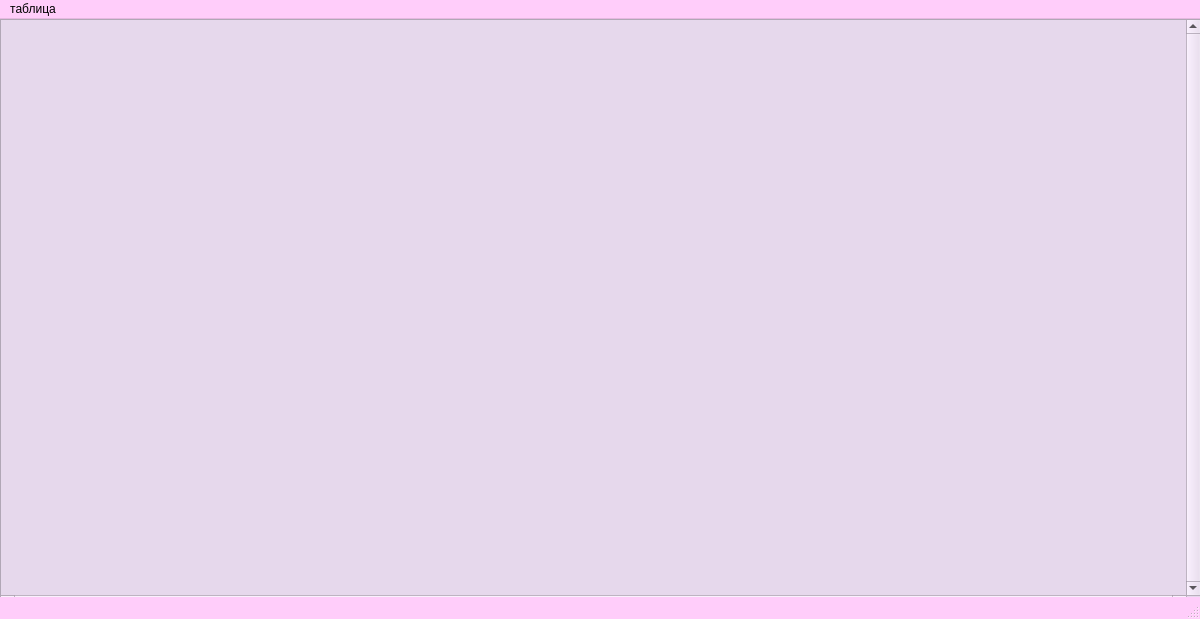
<?xml version="1.0" encoding="UTF-8"?>
<ui version="4.0">
 <class>MainWindow</class>
 <widget class="QMainWindow" name="MainWindow">
  <property name="geometry">
   <rect>
    <x>0</x>
    <y>0</y>
    <width>1200</width>
    <height>619</height>
   </rect>
  </property>
  <property name="minimumSize">
   <size>
    <width>0</width>
    <height>0</height>
   </size>
  </property>
  <property name="maximumSize">
   <size>
    <width>16777215</width>
    <height>16777215</height>
   </size>
  </property>
  <property name="palette">
   <palette>
    <active>
     <colorrole role="WindowText">
      <brush brushstyle="SolidPattern">
       <color alpha="255">
        <red>0</red>
        <green>0</green>
        <blue>0</blue>
       </color>
      </brush>
     </colorrole>
     <colorrole role="Button">
      <brush brushstyle="SolidPattern">
       <color alpha="255">
        <red>255</red>
        <green>205</green>
        <blue>250</blue>
       </color>
      </brush>
     </colorrole>
     <colorrole role="Light">
      <brush brushstyle="SolidPattern">
       <color alpha="255">
        <red>255</red>
        <green>255</green>
        <blue>255</blue>
       </color>
      </brush>
     </colorrole>
     <colorrole role="Midlight">
      <brush brushstyle="SolidPattern">
       <color alpha="255">
        <red>255</red>
        <green>230</green>
        <blue>252</blue>
       </color>
      </brush>
     </colorrole>
     <colorrole role="Dark">
      <brush brushstyle="SolidPattern">
       <color alpha="255">
        <red>127</red>
        <green>102</green>
        <blue>125</blue>
       </color>
      </brush>
     </colorrole>
     <colorrole role="Mid">
      <brush brushstyle="SolidPattern">
       <color alpha="255">
        <red>170</red>
        <green>137</green>
        <blue>167</blue>
       </color>
      </brush>
     </colorrole>
     <colorrole role="Text">
      <brush brushstyle="SolidPattern">
       <color alpha="255">
        <red>0</red>
        <green>0</green>
        <blue>0</blue>
       </color>
      </brush>
     </colorrole>
     <colorrole role="BrightText">
      <brush brushstyle="SolidPattern">
       <color alpha="255">
        <red>255</red>
        <green>255</green>
        <blue>255</blue>
       </color>
      </brush>
     </colorrole>
     <colorrole role="ButtonText">
      <brush brushstyle="SolidPattern">
       <color alpha="255">
        <red>0</red>
        <green>0</green>
        <blue>0</blue>
       </color>
      </brush>
     </colorrole>
     <colorrole role="Base">
      <brush brushstyle="SolidPattern">
       <color alpha="255">
        <red>255</red>
        <green>255</green>
        <blue>255</blue>
       </color>
      </brush>
     </colorrole>
     <colorrole role="Window">
      <brush brushstyle="SolidPattern">
       <color alpha="255">
        <red>255</red>
        <green>205</green>
        <blue>250</blue>
       </color>
      </brush>
     </colorrole>
     <colorrole role="Shadow">
      <brush brushstyle="SolidPattern">
       <color alpha="255">
        <red>0</red>
        <green>0</green>
        <blue>0</blue>
       </color>
      </brush>
     </colorrole>
     <colorrole role="AlternateBase">
      <brush brushstyle="SolidPattern">
       <color alpha="255">
        <red>255</red>
        <green>230</green>
        <blue>252</blue>
       </color>
      </brush>
     </colorrole>
     <colorrole role="ToolTipBase">
      <brush brushstyle="SolidPattern">
       <color alpha="255">
        <red>255</red>
        <green>255</green>
        <blue>220</blue>
       </color>
      </brush>
     </colorrole>
     <colorrole role="ToolTipText">
      <brush brushstyle="SolidPattern">
       <color alpha="255">
        <red>0</red>
        <green>0</green>
        <blue>0</blue>
       </color>
      </brush>
     </colorrole>
     <colorrole role="PlaceholderText">
      <brush brushstyle="SolidPattern">
       <color alpha="127">
        <red>0</red>
        <green>0</green>
        <blue>0</blue>
       </color>
      </brush>
     </colorrole>
     <colorrole role="Accent">
      <brush brushstyle="SolidPattern">
       <color alpha="255">
        <red>255</red>
        <green>255</green>
        <blue>255</blue>
       </color>
      </brush>
     </colorrole>
    </active>
    <inactive>
     <colorrole role="WindowText">
      <brush brushstyle="SolidPattern">
       <color alpha="255">
        <red>0</red>
        <green>0</green>
        <blue>0</blue>
       </color>
      </brush>
     </colorrole>
     <colorrole role="Button">
      <brush brushstyle="SolidPattern">
       <color alpha="255">
        <red>255</red>
        <green>205</green>
        <blue>250</blue>
       </color>
      </brush>
     </colorrole>
     <colorrole role="Light">
      <brush brushstyle="SolidPattern">
       <color alpha="255">
        <red>255</red>
        <green>255</green>
        <blue>255</blue>
       </color>
      </brush>
     </colorrole>
     <colorrole role="Midlight">
      <brush brushstyle="SolidPattern">
       <color alpha="255">
        <red>255</red>
        <green>230</green>
        <blue>252</blue>
       </color>
      </brush>
     </colorrole>
     <colorrole role="Dark">
      <brush brushstyle="SolidPattern">
       <color alpha="255">
        <red>127</red>
        <green>102</green>
        <blue>125</blue>
       </color>
      </brush>
     </colorrole>
     <colorrole role="Mid">
      <brush brushstyle="SolidPattern">
       <color alpha="255">
        <red>170</red>
        <green>137</green>
        <blue>167</blue>
       </color>
      </brush>
     </colorrole>
     <colorrole role="Text">
      <brush brushstyle="SolidPattern">
       <color alpha="255">
        <red>0</red>
        <green>0</green>
        <blue>0</blue>
       </color>
      </brush>
     </colorrole>
     <colorrole role="BrightText">
      <brush brushstyle="SolidPattern">
       <color alpha="255">
        <red>255</red>
        <green>255</green>
        <blue>255</blue>
       </color>
      </brush>
     </colorrole>
     <colorrole role="ButtonText">
      <brush brushstyle="SolidPattern">
       <color alpha="255">
        <red>0</red>
        <green>0</green>
        <blue>0</blue>
       </color>
      </brush>
     </colorrole>
     <colorrole role="Base">
      <brush brushstyle="SolidPattern">
       <color alpha="255">
        <red>255</red>
        <green>255</green>
        <blue>255</blue>
       </color>
      </brush>
     </colorrole>
     <colorrole role="Window">
      <brush brushstyle="SolidPattern">
       <color alpha="255">
        <red>255</red>
        <green>205</green>
        <blue>250</blue>
       </color>
      </brush>
     </colorrole>
     <colorrole role="Shadow">
      <brush brushstyle="SolidPattern">
       <color alpha="255">
        <red>0</red>
        <green>0</green>
        <blue>0</blue>
       </color>
      </brush>
     </colorrole>
     <colorrole role="AlternateBase">
      <brush brushstyle="SolidPattern">
       <color alpha="255">
        <red>255</red>
        <green>230</green>
        <blue>252</blue>
       </color>
      </brush>
     </colorrole>
     <colorrole role="ToolTipBase">
      <brush brushstyle="SolidPattern">
       <color alpha="255">
        <red>255</red>
        <green>255</green>
        <blue>220</blue>
       </color>
      </brush>
     </colorrole>
     <colorrole role="ToolTipText">
      <brush brushstyle="SolidPattern">
       <color alpha="255">
        <red>0</red>
        <green>0</green>
        <blue>0</blue>
       </color>
      </brush>
     </colorrole>
     <colorrole role="PlaceholderText">
      <brush brushstyle="SolidPattern">
       <color alpha="127">
        <red>0</red>
        <green>0</green>
        <blue>0</blue>
       </color>
      </brush>
     </colorrole>
     <colorrole role="Accent">
      <brush brushstyle="SolidPattern">
       <color alpha="255">
        <red>255</red>
        <green>255</green>
        <blue>255</blue>
       </color>
      </brush>
     </colorrole>
    </inactive>
    <disabled>
     <colorrole role="WindowText">
      <brush brushstyle="SolidPattern">
       <color alpha="255">
        <red>127</red>
        <green>102</green>
        <blue>125</blue>
       </color>
      </brush>
     </colorrole>
     <colorrole role="Button">
      <brush brushstyle="SolidPattern">
       <color alpha="255">
        <red>255</red>
        <green>205</green>
        <blue>250</blue>
       </color>
      </brush>
     </colorrole>
     <colorrole role="Light">
      <brush brushstyle="SolidPattern">
       <color alpha="255">
        <red>255</red>
        <green>255</green>
        <blue>255</blue>
       </color>
      </brush>
     </colorrole>
     <colorrole role="Midlight">
      <brush brushstyle="SolidPattern">
       <color alpha="255">
        <red>255</red>
        <green>230</green>
        <blue>252</blue>
       </color>
      </brush>
     </colorrole>
     <colorrole role="Dark">
      <brush brushstyle="SolidPattern">
       <color alpha="255">
        <red>127</red>
        <green>102</green>
        <blue>125</blue>
       </color>
      </brush>
     </colorrole>
     <colorrole role="Mid">
      <brush brushstyle="SolidPattern">
       <color alpha="255">
        <red>170</red>
        <green>137</green>
        <blue>167</blue>
       </color>
      </brush>
     </colorrole>
     <colorrole role="Text">
      <brush brushstyle="SolidPattern">
       <color alpha="255">
        <red>127</red>
        <green>102</green>
        <blue>125</blue>
       </color>
      </brush>
     </colorrole>
     <colorrole role="BrightText">
      <brush brushstyle="SolidPattern">
       <color alpha="255">
        <red>255</red>
        <green>255</green>
        <blue>255</blue>
       </color>
      </brush>
     </colorrole>
     <colorrole role="ButtonText">
      <brush brushstyle="SolidPattern">
       <color alpha="255">
        <red>127</red>
        <green>102</green>
        <blue>125</blue>
       </color>
      </brush>
     </colorrole>
     <colorrole role="Base">
      <brush brushstyle="SolidPattern">
       <color alpha="255">
        <red>255</red>
        <green>205</green>
        <blue>250</blue>
       </color>
      </brush>
     </colorrole>
     <colorrole role="Window">
      <brush brushstyle="SolidPattern">
       <color alpha="255">
        <red>255</red>
        <green>205</green>
        <blue>250</blue>
       </color>
      </brush>
     </colorrole>
     <colorrole role="Shadow">
      <brush brushstyle="SolidPattern">
       <color alpha="255">
        <red>0</red>
        <green>0</green>
        <blue>0</blue>
       </color>
      </brush>
     </colorrole>
     <colorrole role="AlternateBase">
      <brush brushstyle="SolidPattern">
       <color alpha="255">
        <red>255</red>
        <green>205</green>
        <blue>250</blue>
       </color>
      </brush>
     </colorrole>
     <colorrole role="ToolTipBase">
      <brush brushstyle="SolidPattern">
       <color alpha="255">
        <red>255</red>
        <green>255</green>
        <blue>220</blue>
       </color>
      </brush>
     </colorrole>
     <colorrole role="ToolTipText">
      <brush brushstyle="SolidPattern">
       <color alpha="255">
        <red>0</red>
        <green>0</green>
        <blue>0</blue>
       </color>
      </brush>
     </colorrole>
     <colorrole role="PlaceholderText">
      <brush brushstyle="SolidPattern">
       <color alpha="127">
        <red>127</red>
        <green>102</green>
        <blue>125</blue>
       </color>
      </brush>
     </colorrole>
     <colorrole role="Accent">
      <brush brushstyle="SolidPattern">
       <color alpha="255">
        <red>255</red>
        <green>255</green>
        <blue>255</blue>
       </color>
      </brush>
     </colorrole>
    </disabled>
   </palette>
  </property>
  <property name="windowTitle">
   <string>MainWindow</string>
  </property>
  <widget class="QWidget" name="centralwidget">
   <property name="minimumSize">
    <size>
     <width>808</width>
     <height>0</height>
    </size>
   </property>
   <widget class="QScrollArea" name="scrollArea">
    <property name="geometry">
     <rect>
      <x>0</x>
      <y>0</y>
      <width>1201</width>
      <height>591</height>
     </rect>
    </property>
    <property name="minimumSize">
     <size>
      <width>0</width>
      <height>0</height>
     </size>
    </property>
    <property name="palette">
     <palette>
      <active>
       <colorrole role="WindowText">
        <brush brushstyle="SolidPattern">
         <color alpha="255">
          <red>0</red>
          <green>0</green>
          <blue>0</blue>
         </color>
        </brush>
       </colorrole>
       <colorrole role="Button">
        <brush brushstyle="SolidPattern">
         <color alpha="255">
          <red>230</red>
          <green>216</green>
          <blue>236</blue>
         </color>
        </brush>
       </colorrole>
       <colorrole role="Light">
        <brush brushstyle="SolidPattern">
         <color alpha="255">
          <red>255</red>
          <green>255</green>
          <blue>255</blue>
         </color>
        </brush>
       </colorrole>
       <colorrole role="Midlight">
        <brush brushstyle="SolidPattern">
         <color alpha="255">
          <red>242</red>
          <green>235</green>
          <blue>245</blue>
         </color>
        </brush>
       </colorrole>
       <colorrole role="Dark">
        <brush brushstyle="SolidPattern">
         <color alpha="255">
          <red>115</red>
          <green>108</green>
          <blue>118</blue>
         </color>
        </brush>
       </colorrole>
       <colorrole role="Mid">
        <brush brushstyle="SolidPattern">
         <color alpha="255">
          <red>153</red>
          <green>144</green>
          <blue>157</blue>
         </color>
        </brush>
       </colorrole>
       <colorrole role="Text">
        <brush brushstyle="SolidPattern">
         <color alpha="255">
          <red>0</red>
          <green>0</green>
          <blue>0</blue>
         </color>
        </brush>
       </colorrole>
       <colorrole role="BrightText">
        <brush brushstyle="SolidPattern">
         <color alpha="255">
          <red>255</red>
          <green>255</green>
          <blue>255</blue>
         </color>
        </brush>
       </colorrole>
       <colorrole role="ButtonText">
        <brush brushstyle="SolidPattern">
         <color alpha="255">
          <red>0</red>
          <green>0</green>
          <blue>0</blue>
         </color>
        </brush>
       </colorrole>
       <colorrole role="Base">
        <brush brushstyle="SolidPattern">
         <color alpha="255">
          <red>255</red>
          <green>255</green>
          <blue>255</blue>
         </color>
        </brush>
       </colorrole>
       <colorrole role="Window">
        <brush brushstyle="SolidPattern">
         <color alpha="255">
          <red>230</red>
          <green>216</green>
          <blue>236</blue>
         </color>
        </brush>
       </colorrole>
       <colorrole role="Shadow">
        <brush brushstyle="SolidPattern">
         <color alpha="255">
          <red>0</red>
          <green>0</green>
          <blue>0</blue>
         </color>
        </brush>
       </colorrole>
       <colorrole role="AlternateBase">
        <brush brushstyle="SolidPattern">
         <color alpha="255">
          <red>242</red>
          <green>235</green>
          <blue>245</blue>
         </color>
        </brush>
       </colorrole>
       <colorrole role="ToolTipBase">
        <brush brushstyle="SolidPattern">
         <color alpha="255">
          <red>255</red>
          <green>255</green>
          <blue>220</blue>
         </color>
        </brush>
       </colorrole>
       <colorrole role="ToolTipText">
        <brush brushstyle="SolidPattern">
         <color alpha="255">
          <red>0</red>
          <green>0</green>
          <blue>0</blue>
         </color>
        </brush>
       </colorrole>
       <colorrole role="PlaceholderText">
        <brush brushstyle="SolidPattern">
         <color alpha="127">
          <red>0</red>
          <green>0</green>
          <blue>0</blue>
         </color>
        </brush>
       </colorrole>
       <colorrole role="Accent">
        <brush brushstyle="SolidPattern">
         <color alpha="255">
          <red>255</red>
          <green>255</green>
          <blue>255</blue>
         </color>
        </brush>
       </colorrole>
      </active>
      <inactive>
       <colorrole role="WindowText">
        <brush brushstyle="SolidPattern">
         <color alpha="255">
          <red>0</red>
          <green>0</green>
          <blue>0</blue>
         </color>
        </brush>
       </colorrole>
       <colorrole role="Button">
        <brush brushstyle="SolidPattern">
         <color alpha="255">
          <red>230</red>
          <green>216</green>
          <blue>236</blue>
         </color>
        </brush>
       </colorrole>
       <colorrole role="Light">
        <brush brushstyle="SolidPattern">
         <color alpha="255">
          <red>255</red>
          <green>255</green>
          <blue>255</blue>
         </color>
        </brush>
       </colorrole>
       <colorrole role="Midlight">
        <brush brushstyle="SolidPattern">
         <color alpha="255">
          <red>242</red>
          <green>235</green>
          <blue>245</blue>
         </color>
        </brush>
       </colorrole>
       <colorrole role="Dark">
        <brush brushstyle="SolidPattern">
         <color alpha="255">
          <red>115</red>
          <green>108</green>
          <blue>118</blue>
         </color>
        </brush>
       </colorrole>
       <colorrole role="Mid">
        <brush brushstyle="SolidPattern">
         <color alpha="255">
          <red>153</red>
          <green>144</green>
          <blue>157</blue>
         </color>
        </brush>
       </colorrole>
       <colorrole role="Text">
        <brush brushstyle="SolidPattern">
         <color alpha="255">
          <red>0</red>
          <green>0</green>
          <blue>0</blue>
         </color>
        </brush>
       </colorrole>
       <colorrole role="BrightText">
        <brush brushstyle="SolidPattern">
         <color alpha="255">
          <red>255</red>
          <green>255</green>
          <blue>255</blue>
         </color>
        </brush>
       </colorrole>
       <colorrole role="ButtonText">
        <brush brushstyle="SolidPattern">
         <color alpha="255">
          <red>0</red>
          <green>0</green>
          <blue>0</blue>
         </color>
        </brush>
       </colorrole>
       <colorrole role="Base">
        <brush brushstyle="SolidPattern">
         <color alpha="255">
          <red>255</red>
          <green>255</green>
          <blue>255</blue>
         </color>
        </brush>
       </colorrole>
       <colorrole role="Window">
        <brush brushstyle="SolidPattern">
         <color alpha="255">
          <red>230</red>
          <green>216</green>
          <blue>236</blue>
         </color>
        </brush>
       </colorrole>
       <colorrole role="Shadow">
        <brush brushstyle="SolidPattern">
         <color alpha="255">
          <red>0</red>
          <green>0</green>
          <blue>0</blue>
         </color>
        </brush>
       </colorrole>
       <colorrole role="AlternateBase">
        <brush brushstyle="SolidPattern">
         <color alpha="255">
          <red>242</red>
          <green>235</green>
          <blue>245</blue>
         </color>
        </brush>
       </colorrole>
       <colorrole role="ToolTipBase">
        <brush brushstyle="SolidPattern">
         <color alpha="255">
          <red>255</red>
          <green>255</green>
          <blue>220</blue>
         </color>
        </brush>
       </colorrole>
       <colorrole role="ToolTipText">
        <brush brushstyle="SolidPattern">
         <color alpha="255">
          <red>0</red>
          <green>0</green>
          <blue>0</blue>
         </color>
        </brush>
       </colorrole>
       <colorrole role="PlaceholderText">
        <brush brushstyle="SolidPattern">
         <color alpha="127">
          <red>0</red>
          <green>0</green>
          <blue>0</blue>
         </color>
        </brush>
       </colorrole>
       <colorrole role="Accent">
        <brush brushstyle="SolidPattern">
         <color alpha="255">
          <red>255</red>
          <green>255</green>
          <blue>255</blue>
         </color>
        </brush>
       </colorrole>
      </inactive>
      <disabled>
       <colorrole role="WindowText">
        <brush brushstyle="SolidPattern">
         <color alpha="255">
          <red>115</red>
          <green>108</green>
          <blue>118</blue>
         </color>
        </brush>
       </colorrole>
       <colorrole role="Button">
        <brush brushstyle="SolidPattern">
         <color alpha="255">
          <red>230</red>
          <green>216</green>
          <blue>236</blue>
         </color>
        </brush>
       </colorrole>
       <colorrole role="Light">
        <brush brushstyle="SolidPattern">
         <color alpha="255">
          <red>255</red>
          <green>255</green>
          <blue>255</blue>
         </color>
        </brush>
       </colorrole>
       <colorrole role="Midlight">
        <brush brushstyle="SolidPattern">
         <color alpha="255">
          <red>242</red>
          <green>235</green>
          <blue>245</blue>
         </color>
        </brush>
       </colorrole>
       <colorrole role="Dark">
        <brush brushstyle="SolidPattern">
         <color alpha="255">
          <red>115</red>
          <green>108</green>
          <blue>118</blue>
         </color>
        </brush>
       </colorrole>
       <colorrole role="Mid">
        <brush brushstyle="SolidPattern">
         <color alpha="255">
          <red>153</red>
          <green>144</green>
          <blue>157</blue>
         </color>
        </brush>
       </colorrole>
       <colorrole role="Text">
        <brush brushstyle="SolidPattern">
         <color alpha="255">
          <red>115</red>
          <green>108</green>
          <blue>118</blue>
         </color>
        </brush>
       </colorrole>
       <colorrole role="BrightText">
        <brush brushstyle="SolidPattern">
         <color alpha="255">
          <red>255</red>
          <green>255</green>
          <blue>255</blue>
         </color>
        </brush>
       </colorrole>
       <colorrole role="ButtonText">
        <brush brushstyle="SolidPattern">
         <color alpha="255">
          <red>115</red>
          <green>108</green>
          <blue>118</blue>
         </color>
        </brush>
       </colorrole>
       <colorrole role="Base">
        <brush brushstyle="SolidPattern">
         <color alpha="255">
          <red>230</red>
          <green>216</green>
          <blue>236</blue>
         </color>
        </brush>
       </colorrole>
       <colorrole role="Window">
        <brush brushstyle="SolidPattern">
         <color alpha="255">
          <red>230</red>
          <green>216</green>
          <blue>236</blue>
         </color>
        </brush>
       </colorrole>
       <colorrole role="Shadow">
        <brush brushstyle="SolidPattern">
         <color alpha="255">
          <red>0</red>
          <green>0</green>
          <blue>0</blue>
         </color>
        </brush>
       </colorrole>
       <colorrole role="AlternateBase">
        <brush brushstyle="SolidPattern">
         <color alpha="255">
          <red>230</red>
          <green>216</green>
          <blue>236</blue>
         </color>
        </brush>
       </colorrole>
       <colorrole role="ToolTipBase">
        <brush brushstyle="SolidPattern">
         <color alpha="255">
          <red>255</red>
          <green>255</green>
          <blue>220</blue>
         </color>
        </brush>
       </colorrole>
       <colorrole role="ToolTipText">
        <brush brushstyle="SolidPattern">
         <color alpha="255">
          <red>0</red>
          <green>0</green>
          <blue>0</blue>
         </color>
        </brush>
       </colorrole>
       <colorrole role="PlaceholderText">
        <brush brushstyle="SolidPattern">
         <color alpha="127">
          <red>115</red>
          <green>108</green>
          <blue>118</blue>
         </color>
        </brush>
       </colorrole>
       <colorrole role="Accent">
        <brush brushstyle="SolidPattern">
         <color alpha="255">
          <red>255</red>
          <green>255</green>
          <blue>255</blue>
         </color>
        </brush>
       </colorrole>
      </disabled>
     </palette>
    </property>
    <property name="focusPolicy">
     <enum>Qt::FocusPolicy::StrongFocus</enum>
    </property>
    <property name="autoFillBackground">
     <bool>true</bool>
    </property>
    <property name="frameShape">
     <enum>QFrame::Shape::StyledPanel</enum>
    </property>
    <property name="verticalScrollBarPolicy">
     <enum>Qt::ScrollBarPolicy::ScrollBarAlwaysOn</enum>
    </property>
    <property name="horizontalScrollBarPolicy">
     <enum>Qt::ScrollBarPolicy::ScrollBarAlwaysOn</enum>
    </property>
    <property name="sizeAdjustPolicy">
     <enum>QAbstractScrollArea::SizeAdjustPolicy::AdjustToContents</enum>
    </property>
    <property name="widgetResizable">
     <bool>true</bool>
    </property>
    <widget class="MyWidget" name="MyNewWidget">
     <property name="geometry">
      <rect>
       <x>0</x>
       <y>0</y>
       <width>1182</width>
       <height>572</height>
      </rect>
     </property>
     <property name="minimumSize">
      <size>
       <width>0</width>
       <height>0</height>
      </size>
     </property>
     <property name="styleSheet">
      <string notr="true"/>
     </property>
    </widget>
   </widget>
  </widget>
  <widget class="QMenuBar" name="menubar">
   <property name="geometry">
    <rect>
     <x>0</x>
     <y>0</y>
     <width>1200</width>
     <height>26</height>
    </rect>
   </property>
   <widget class="QMenu" name="menu">
    <property name="title">
     <string>таблица</string>
    </property>
    <addaction name="separator"/>
    <addaction name="load_from_file"/>
    <addaction name="save_to_file"/>
    <addaction name="clean_data"/>
   </widget>
   <addaction name="menu"/>
  </widget>
  <widget class="QStatusBar" name="statusbar"/>
  <action name="load_from_file">
   <property name="checkable">
    <bool>false</bool>
   </property>
   <property name="text">
    <string>загрузить данные из файла</string>
   </property>
  </action>
  <action name="save_to_file">
   <property name="checkable">
    <bool>false</bool>
   </property>
   <property name="text">
    <string>сохранить данные  в файл</string>
   </property>
  </action>
  <action name="clean_data">
   <property name="checkable">
    <bool>false</bool>
   </property>
   <property name="text">
    <string>очистить таблицу</string>
   </property>
  </action>
 </widget>
 <customwidgets>
  <customwidget>
   <class>MyWidget</class>
   <extends>QWidget</extends>
   <header location="global">MyWidget.h</header>
   <container>1</container>
  </customwidget>
 </customwidgets>
 <resources/>
 <connections/>
</ui>
